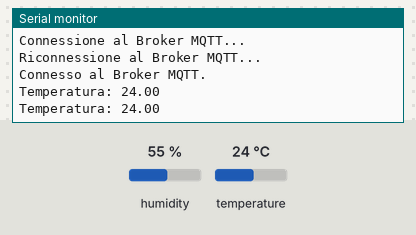
Simulated run of this sketch. Board: ESP32. On the bench: the last lines printed to the serial monitor. The inputs (shaded band) are chosen by the test bench; at power-on: temperature 24 °C, humidity 55 %. WiFi joins after 1.5 s; servers stay silent unless stated; random numbers use the default seed unless the sketch sets one; no MQTT or app messages arrive unless stated.

Above: at 2.7 s.
2.8 s: temperature set to 12 °C
At 4.4 s:
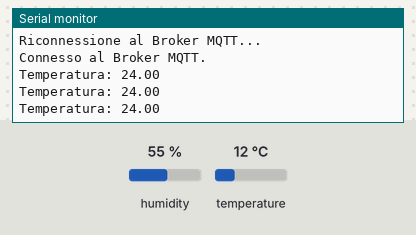
6.6 s: temperature set to 19 °C
At 7.4 s:
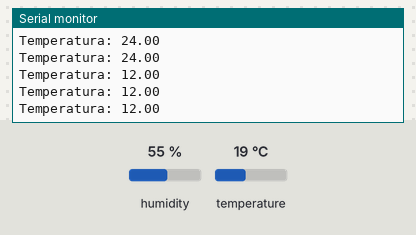
Timing chart, 0 to 9.6 s (numbered marks = the images above; inputs shaded):
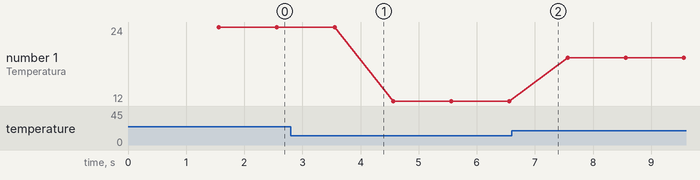

The sketch:

MQTT.ino
```cpp
#include <Arduino.h>
#include <WiFi.h>
#include <WiFiClientSecure.h>
#include <PubSubClient.h>
#include <DHT.h>

// credenziali Wi-Fi
const char* ssid = "BRAIN&BYTES";
const char* password = "Inserire_la_PASSWORD";

// credenziali broker MQTT
const char* mqtt_broker = "6be097e457b0487987dbd7555d1e1f27.s1.eu.hivemq.cloud";
const int mqtt_port = 8883;
const char* mqtt_username = "hivemq.webclient.1732207534150";
const char* mqtt_password = "F6$V5dW2HTbiwL1<,ra%";

// MQTT topics
const char* topic = "esp32/temp";

// pin GPIO23 dell'ESP collegato al pin DATA del DHT22
#define DHT22_PIN  23
DHT dht22(DHT22_PIN, DHT22);

// crea istanze di connessione
WiFiClientSecure wifiClient;
PubSubClient mqttClient(wifiClient);

// temporizzazione
long previous_time = 0;

void setupMQTT() {
  mqttClient.setServer(mqtt_broker, mqtt_port);
}

void reconnect() {
  Serial.println("Connessione al Broker MQTT...");
  while (!mqttClient.connected()) {
    Serial.println("Riconnessione al Broker MQTT...");
    String clientId = "ESP32Client-";
    clientId += String(random(0xffff), HEX);

    // controllo la connessione
    if (mqttClient.connect(clientId.c_str(), mqtt_username, mqtt_password)) {
      Serial.println("Connesso al Broker MQTT.");
    } else {
      // in caso di fallimento stampo lo stato i riprovo
      Serial.print("Fallito, rc=");
      Serial.print(mqttClient.state());
      Serial.println(" riprovo fra 5 secondi");
      delay(5000);
    }
  }
}

void setup() {
  Serial.begin(115200);

  WiFi.begin(ssid, password);
  while (WiFi.status() != WL_CONNECTED) {
    delay(500);
    Serial.print(".");
  }
  Serial.println("");
  Serial.println("Connessio al Wi-Fi");

  wifiClient.setInsecure(); // disabilita la connessione SSL

  setupMQTT(); // inizializza la connessione

  dht22.begin(); // inizializza il sensore DHT11
}

void loop() {
  if (!mqttClient.connected()) {
    reconnect();
  }
  mqttClient.loop();

  long now = millis();
  if (now - previous_time > 1000) { // Invia ogni 10 secondi
    previous_time = now;

    // lettura valore temperatura in gradi Celsius
    float temperaturaC = dht22.readTemperature();

    // Converte il valore in stringa
    String temp_str = String(temperaturaC);

    // pubblica il valore del sensore associandolo al topic
    Serial.print("Temperatura: ");
    Serial.println(temp_str);
    mqttClient.publish(topic, temp_str.c_str());
  }
}
```

Measured:
- plotted number 1: 24 → 12 after the input at 2.8 s, 12 → 19 after the input at 6.6 s
